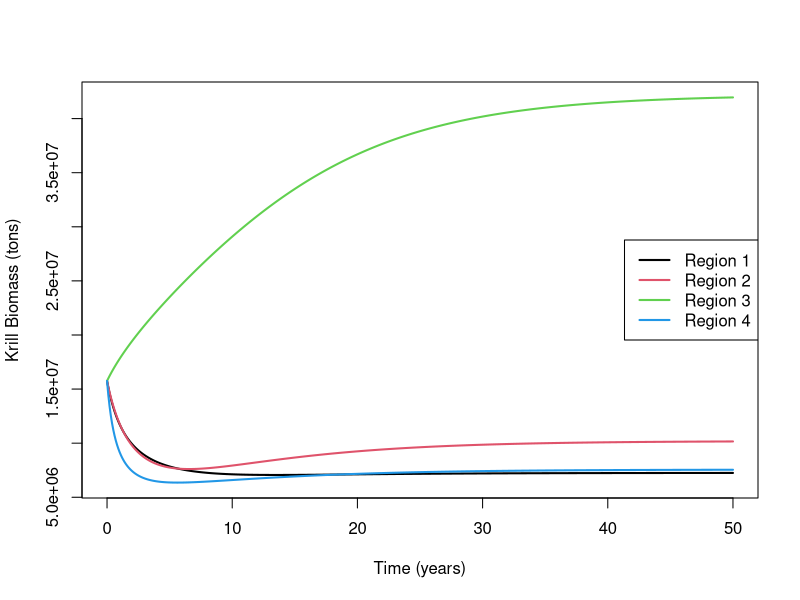

Write R code to recreate this figure.
# ================================
# KRILL BIOMASS MODEL (4 REGIONS)
# With fixed CCAMLR catch limits
# ================================

library(deSolve)

# --------------------------------
# 1. PARAMETERS
# --------------------------------

params <- list(
  
  # --- Reproduction rates (per year)
  r1 = 0.6,
  r2 = 0.5,
  r3 = 0.55,
  r4 = 0.65,
  
  # --- Carrying capacities (tons)
  Kmax1 = 13000000,
  Kmax2 = 20000000,
  Kmax3 = 220000000,
  Kmax4 = 8000000,
  
  # --- Natural mortality (per year)
  m1 = 0.2,
  m2 = 0.25,
  m3 = 0.22,
  m4 = 0.18,
  
  # --- Predation mortality (per year)
  p1 = 0.1,
  p2 = 0.15,
  p3 = 0.12,
  p4 = 0.09,
  
  # --- CCAMLR Catch Limits (tons per year)
  TAC1 = 155000,
  TAC2 = 279000,
  TAC3 = 279000,
  TAC4 = 93000,
  
  # --- Migration rates
  m21 = 0.04,
  m23 = 0.075,
  m24 = 0.05,
  m32 = 0.075,
  m34 = 0.05,
  m42 = 0.05,
  m43 = 0.05
)

# --------------------------------
# 2. INITIAL BIOMASS (tons)
# --------------------------------

state <- c(
  K1 = 15750000,
  K2 = 15750000,
  K3 = 15750000,
  K4 = 15750000
)

# --------------------------------
# 3. TIME (years)
# --------------------------------

times <- seq(0, 50, by = 0.1)

# --------------------------------
# 4. MODEL FUNCTION
# --------------------------------

krill_model <- function(t, state, parameters) {
  
  # Extract biomass
  K1 <- state[1]
  K2 <- state[2]
  K3 <- state[3]
  K4 <- state[4]
  
  with(as.list(parameters), {
    
    # --------------------------------
    # Fishing harvest (fixed TAC)
    # Prevent harvesting more than biomass
    # --------------------------------
    
    H1 <- min(TAC1, K1)
    H2 <- min(TAC2, K2)
    H3 <- min(TAC3, K3)
    H4 <- min(TAC4, K4)
    
    # --------------------------------
    # Logistic growth - mortality - fishing
    # --------------------------------
    
    dK1 <- r1*K1*(1 - K1/Kmax1) - m1*K1 - p1*K1 - H1
    dK2 <- r2*K2*(1 - K2/Kmax2) - m2*K2 - p2*K2 - H2
    dK3 <- r3*K3*(1 - K3/Kmax3) - m3*K3 - p3*K3 - H3
    dK4 <- r4*K4*(1 - K4/Kmax4) - m4*K4 - p4*K4 - H4
    
    # --------------------------------
    # Migration between regions
    # --------------------------------
    
    # Region 2 → 1,3,4
    dK2 <- dK2 - m21*K2 - m23*K2 - m24*K2
    dK1 <- dK1 + m21*K2
    dK3 <- dK3 + m23*K2
    dK4 <- dK4 + m24*K2
    
    # Region 3 → 2,4
    dK3 <- dK3 - m32*K3 - m34*K3
    dK2 <- dK2 + m32*K3
    dK4 <- dK4 + m34*K3
    
    # Region 4 → 2,3
    dK4 <- dK4 - m42*K4 - m43*K4
    dK2 <- dK2 + m42*K4
    dK3 <- dK3 + m43*K4
    
    # Return results
    list(c(dK1, dK2, dK3, dK4))
  })
}

# --------------------------------
# 5. RUN SIMULATION
# --------------------------------

out <- ode(y = state, times = times, func = krill_model, parms = params)
out <- as.data.frame(out)

# --------------------------------
# 6. PLOT RESULTS
# --------------------------------

matplot(out$time,
        out[,2:5],
        type = "l",
        lwd = 2,
        lty = 1,
        xlab = "Time (years)",
        ylab = "Krill Biomass (tons)")

legend("right",
       legend = c("Region 1","Region 2","Region 3","Region 4"),
       col = 1:4,
       lty = 1,
       lwd = 2)
